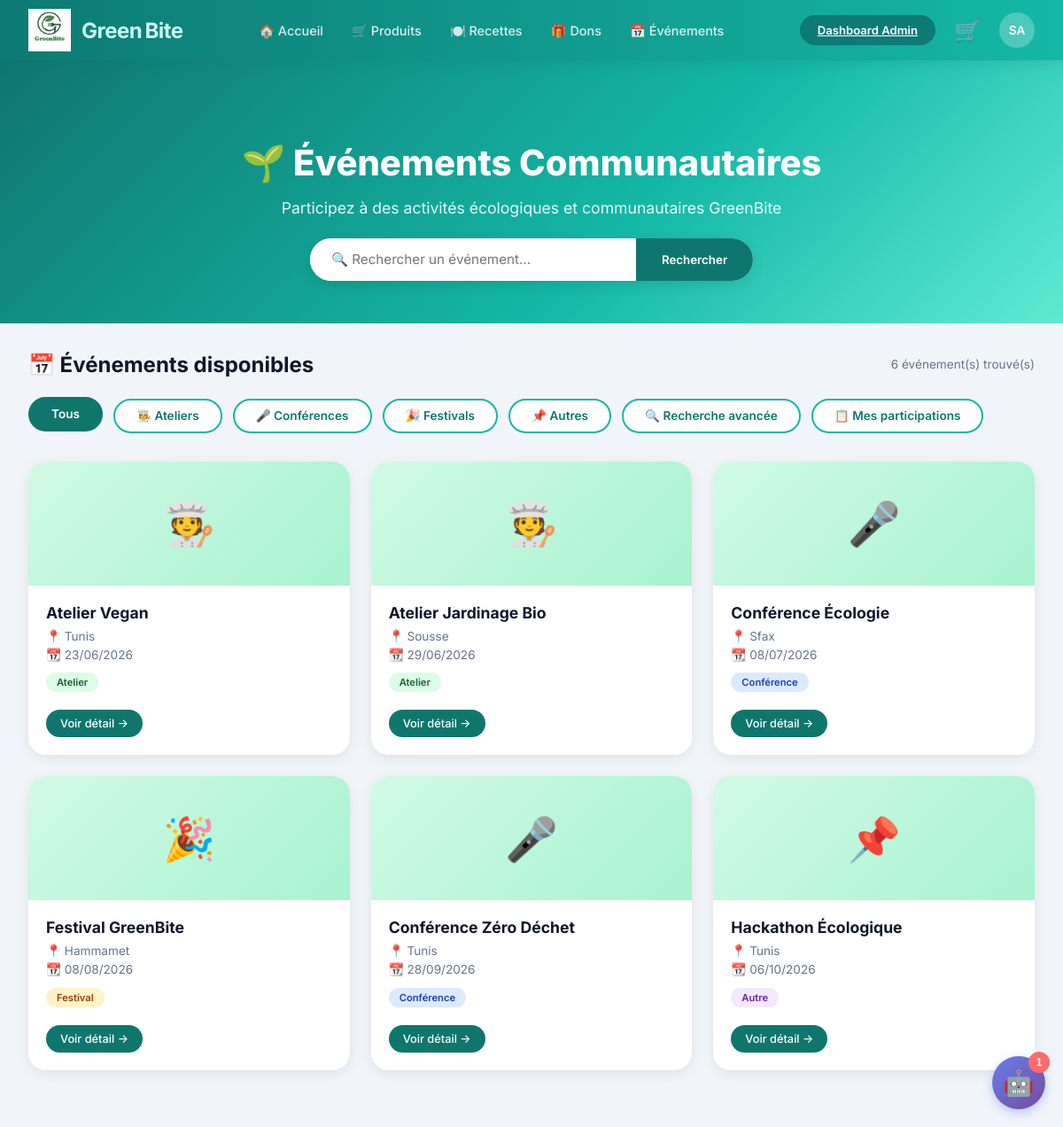
/Green-Bite/View/front-office/evenements/listEvenements.php (signed in), run on the app's committed database.
### tables this page shows
CREATE TABLE IF NOT EXISTS `evenement` (
  `id` int(11) NOT NULL AUTO_INCREMENT,
  `titre` varchar(100) NOT NULL,
  `description` text NOT NULL,
  `date_event` date NOT NULL,
  `lieu` varchar(100) NOT NULL,
  `type` enum('Atelier','Conférence','Festival','Autre') NOT NULL,
  `organisateur_id` int(11) NOT NULL,
  `capacite_max` int(11) DEFAULT 100,
  `prix` decimal(10,2) DEFAULT 0.00,
  `image_url` varchar(500) DEFAULT NULL,
  `created_at` timestamp NOT NULL DEFAULT current_timestamp(),
  `updated_at` timestamp NOT NULL DEFAULT current_timestamp() ON UPDATE current_timestamp(),
  PRIMARY KEY (`id`),
  KEY `idx_date` (`date_event`),
  KEY `idx_type` (`type`),
  KEY `idx_lieu` (`lieu`),
  KEY `idx_organisateur` (`organisateur_id`),
  CONSTRAINT `evenement_ibfk_1` FOREIGN KEY (`organisateur_id`) REFERENCES `organisateur` (`id`) ON DELETE CASCADE
);

### Green-Bite/Controller/bootstrap.php (called while the page is built, shortened)
<?php
require_once __DIR__ . '/../config/database.php';
function h(?string $value): string
{
    return htmlspecialchars((string) $value, ENT_QUOTES, 'UTF-8');
}
function isLoggedIn(): bool
{
    return isset($_SESSION['user']) && !empty($_SESSION['user']['id']);
}
function getCurrentUser(): ?array
{
    return $_SESSION['user'] ?? null;
}

### Green-Bite/config/database.php (called while the page is built, shortened)
<?php
function getPdo(): PDO
{
    $dsn = 'mysql:host=' . DB_HOST . ';port=' . DB_PORT . ';dbname=' . DB_NAME . ';charset=utf8mb4';
    $options = [
        PDO::ATTR_ERRMODE => PDO::ERRMODE_EXCEPTION,
        PDO::ATTR_DEFAULT_FETCH_MODE => PDO::FETCH_ASSOC,
        PDO::ATTR_EMULATE_PREPARES => false,
    ];
    $pdo = new PDO($dsn, DB_USER, DB_PASS, $options);
    return $pdo;
}

### Green-Bite/Controller/EvenementController.php (called while the page is built, shortened)
<?php
class EvenementController {
    private $db;
    public function __construct() {
        $this->db = getPdo();
    }
    public function getUpcomingEvents() {
        try {
            $sql = "SELECT e.*, o.nom as organisateur_nom, o.email as organisateur_email
                    FROM evenement e
                    LEFT JOIN organisateur o ON e.organisateur_id = o.id
                    WHERE e.date_event >= CURDATE()
                    ORDER BY e.date_event ASC LIMIT 6";
            $result = $this->db->query($sql);
            return $result->fetchAll();
        } catch (Exception $e) {
            return [];
        }
    }
}
?>

### Green-Bite/View/front-office/evenements/listEvenements.php (the view, shortened to what this page needs)
<?php
require_once __DIR__ . '/../../includes/bootstrap.php';
require_once __DIR__ . '/../../../Controller/EvenementController.php';
$controller = new EvenementController();
$search = isset($_GET['search']) ? trim($_GET['search']) : '';
$type   = isset($_GET['type'])   ? trim($_GET['type'])   : '';
if (!empty($search)) {
    $search = htmlspecialchars($search, ENT_QUOTES, 'UTF-8');
    $events = $controller->searchEvents($search);
} elseif (!empty($type) && $type != 'all') {
    $validTypes = ['Atelier', 'Conférence', 'Festival', 'Autre'];
    $events = in_array($type, $validTypes) ? $controller->getEventsByType($type) : $controller->getUpcomingEvents();
} else {
    $events = $controller->getUpcomingEvents();
}
$eventsCount = count($events);
?>
<!DOCTYPE html>
<html lang="fr">
<head>
    <link rel="stylesheet" href="/Green-Bite/View/style.css">
</head>
<body>
<?php include __DIR__ . '/../../includes/navbar.php'; ?>
<div class="ev-hero">
    <h1>🌱 Événements Communautaires</h1>
    <p>Participez à des activités écologiques et communautaires GreenBite</p>
    <form method="GET" action="/Green-Bite/View/front-office/evenements/listEvenements.php" class="ev-search-wrapper">
        <input type="text" name="search" placeholder="🔍 Rechercher un événement..." value="<?= htmlspecialchars($search) ?>">
        <button type="submit">Rechercher</button>
    </form>
</div>
<div class="ev-main">
    <div class="ev-section-heading">
        <span>📅 Événements disponibles</span>
        <span class="ev-results-count"><?= $eventsCount ?> événement(s) trouvé(s)</span>
    </div>
    <div class="ev-filter-bar">
        <a href="/Green-Bite/View/front-office/evenements/listEvenements.php" class="ev-filter-btn <?= empty($type) && empty($search) ? 'active' : '' ?>">Tous</a>
        <a href="?type=Atelier"    class="ev-filter-btn <?= $type == 'Atelier'    ? 'active' : '' ?>">🧑‍🍳 Ateliers</a>
        <a href="?type=Conférence" class="ev-filter-btn <?= $type == 'Conférence' ? 'active' : '' ?>">🎤 Conférences</a>
        <a href="?type=Festival"   class="ev-filter-btn <?= $type == 'Festival'   ? 'active' : '' ?>">🎉 Festivals</a>
        <a href="?type=Autre"      class="ev-filter-btn <?= $type == 'Autre'      ? 'active' : '' ?>">📌 Autres</a>
        <a href="/Green-Bite/View/front-office/evenements/recherche-avancee.php" class="ev-filter-btn">🔍 Recherche avancée</a>
        <?php if (isLoggedIn()): ?>
        <a href="/Green-Bite/View/front-office/evenements/mes-participations.php" class="ev-filter-btn">📋 Mes participations</a>
        <?php endif; ?>
    </div>
    <div class="ev-grid">
        <?php if (empty($events)): ?>
            <div class="ev-empty">
                <div class="emoji">📭</div>
                <h3>Aucun événement trouvé</h3>
                <?php if (!empty($search)): ?>
                    <p>Aucun résultat pour "<?= htmlspecialchars($search) ?>"</p>
                    <a href="/Green-Bite/View/front-office/evenements/listEvenements.php" style="color:#0f766e;display:inline-block;margin-top:1rem;">🔄 Voir tous les événements</a>
                <?php else: ?>
                    <p>Revenez plus tard pour découvrir nos prochains événements !</p>
                <?php endif; ?>
            </div>
        <?php else: ?>
            <?php foreach($events as $event):
                $eventId   = isset($event['id'])         ? (int)$event['id'] : 0;
                $eventTitre= isset($event['titre'])      ? htmlspecialchars($event['titre'], ENT_QUOTES, 'UTF-8') : 'Sans titre';
                $eventLieu = isset($event['lieu'])       ? htmlspecialchars($event['lieu'], ENT_QUOTES, 'UTF-8') : '';
                $eventDate = isset($event['date_event']) ? $event['date_event'] : '';
                $eventType = isset($event['type'])       ? $event['type'] : 'Autre';
                $formattedDate = '';
                if (!empty($eventDate)) {
                    $dateObj = DateTime::createFromFormat('Y-m-d', $eventDate);
                    if ($dateObj) $formattedDate = $dateObj->format('d/m/Y');
                }
                $typeIcon = match($eventType) {
                    'Atelier'    => '🧑‍🍳',
                    'Conférence' => '🎤',
                    'Festival'   => '🎉',
                    default      => '📌'
                };
            ?>
                <div class="ev-card" onclick="window.location.href='showEvenement.php?id=<?= $eventId ?>'">
                    <div class="ev-card-img"><?= $typeIcon ?></div>
                    <div class="ev-card-body">
                        <div class="ev-card-name"><?= $eventTitre ?></div>
                        <div class="ev-card-meta">📍 <?= $eventLieu ?></div>
                        <div class="ev-card-meta">📆 <?= $formattedDate ?></div>
                        <div><span class="ev-tag ev-tag-<?= $eventType ?>"><?= $eventType ?></span></div>
                        <a href="showEvenement.php?id=<?= $eventId ?>" class="ev-btn-detail">Voir détail →</a>
                    </div>
                </div>
            <?php endforeach; ?>
        <?php endif; ?>
    </div>
</div>
<?php include __DIR__ . '/../../includes/chatbot_widget.php'; ?>
</body>
</html>

### Green-Bite/View/includes/navbar.php (shortened to what this page needs)
<?php
$currentUser = getCurrentUser();
$isAdmin = $currentUser && ($currentUser['role'] ?? '') === 'admin';
$initials = '';
if ($currentUser) {
    $initials = strtoupper(
        mb_substr($currentUser['prenom'] ?? '', 0, 1) .
        mb_substr($currentUser['nom'] ?? '', 0, 1)
    );
}
?>
<nav class="navbar">
    <a class="navbar-logo" href="/Green-Bite/View/front-office/index.php">
        <img src="/Green-Bite/View/assets/659943731_2229435644263567_1175829106494475277_n.ico" alt="GreenBite Logo" class="navbar-logo-img">
        <span class="navbar-logo-text">Green<span>Bite</span></span>
    </a>
    <ul class="navbar-links">
        <li><a href="/Green-Bite/View/front-office/home.php">🏠 Accueil</a></li>
        <?php
        $authUrl = '/Green-Bite/View/auth.php';
        $loggedIn = isLoggedIn();
        ?>
        <li><a href="<?= $loggedIn ? '/Green-Bite/View/front-office/index.php' : $authUrl ?>">🛒 Produits</a></li>
        <li><a href="<?= $loggedIn ? '/Green-Bite/View/front-office/recettes.php' : $authUrl ?>">🍽️ Recettes</a></li>
        <li><a href="<?= $loggedIn ? '/Green-Bite/View/front-office/dons.php' : $authUrl ?>">🎁 Dons</a></li>
        <li><a href="<?= $loggedIn ? '/Green-Bite/View/front-office/evenements/listEvenements.php' : $authUrl ?>">📅 Événements</a></li>
    </ul>
    <div class="navbar-right">
        <?php if ($isAdmin): ?>
            <a class="primary-btn nav-quick-btn" href="/Green-Bite/View/back-office/dashboard.php">Dashboard Admin</a>
        <?php endif; ?>
        <?php if (isLoggedIn()): ?>
            <a href="/Green-Bite/View/front-office/cart.php" class="cart-icon" title="Voir le panier">
                🛒
            </a>
            <div class="nav-user-dropdown" style="position:relative;">
                <div class="nav-avatar" onclick="document.getElementById('userDropdown').classList.toggle('show')" style="cursor:pointer;" title="<?= h($currentUser['prenom'] . ' ' . $currentUser['nom']) ?>">
                    <?= h($initials) ?>
                </div>
            </div>
        <?php else: ?>
            <a href="/Green-Bite/View/auth.php" class="primary-btn nav-quick-btn">🔑 Se connecter</a>
        <?php endif; ?>
    </div>
</nav>

### Green-Bite/View/includes/chatbot_widget.php (shortened to what this page needs)
<div id="chatbot-widget">
    <button id="chatbot-toggle" class="chatbot-btn" title="Ouvrir ChatBot">
        <span class="chatbot-icon">🤖</span>
        <span class="chatbot-badge">1</span>
    </button>
</div>

### Green-Bite/View/style.css (style rules this page uses)
:root { --primary-green: #15803d; --primary-green-dark: #166534; --primary-green-light: #dcfce7; --accent-teal: #0d7a73; --accent-teal-dark: #085851; --accent-teal-light: #ccfbf1; --gray-light: #f1f5f9; --gray-border: #e2e8f0; --text-dark: #0f172a; --text-muted: #64748b; }
body { font-family: 'Inter', system-ui, -apple-system, sans-serif; background-color: var(--gray-light); margin: 0; padding: 0; }
.primary-btn { background-color: var(--accent-teal); color: white; border-radius: 9999px; padding: 14px 28px; font-weight: 600; transition: all 0.3s ease; border: none; cursor: pointer; font-family: 'Inter', sans-serif; }
* { box-sizing: border-box; }
.navbar { background: linear-gradient(90deg, var(--accent-teal) 0%, #14b8a6 100%); padding: 0 2rem; height: 68px; display: flex; align-items: center; justify-content: space-between; position: sticky; top: 0; z-index: 100; box-shadow: 0 2px 16px rgb(15 118 110 / 0.25); }
.navbar-logo { font-size: 1.5rem; font-weight: 700; color: white; text-decoration: none; letter-spacing: -0.5px; display: flex; align-items: center; gap: 0.75rem; }
.navbar-logo-img { width: 48px; height: 48px; flex-shrink: 0; }
.navbar-logo-text { display: flex; align-items: baseline; gap: 0.2rem; }
.navbar-logo span { color: #ccfbf1; }
.navbar-links { display: flex; gap: 2rem; list-style: none; margin: 0; padding: 0; }
.navbar-links a { color: rgba(255,255,255,0.85); text-decoration: none; font-size: 0.9rem; font-weight: 500; transition: color 0.2s; }
.navbar-right { display: flex; align-items: center; gap: 1rem; }
.nav-quick-btn, .nav-logout-btn { padding: 9px 20px; font-size: 0.82rem; }
.nav-avatar { width: 40px; height: 40px; background: rgba(255, 255, 255, 0.25); border-radius: 50%; display: flex; align-items: center; justify-content: center; font-size: 0.85rem; font-weight: 600; color: white; }
.cart-icon { position: relative; font-size: 1.5rem; cursor: pointer; text-decoration: none; display: flex; align-items: center; justify-content: center; width: 40px; height: 40px; border-radius: 50%; transition: background 0.2s; }

### Green-Bite/View/includes/chatbot_widget.php (style rules this page uses)
#chatbot-widget { position: fixed; bottom: 20px; right: 20px; font-family: 'Segoe UI', Tahoma, Geneva, Verdana, sans-serif; z-index: 9999; }
.chatbot-btn { width: 60px; height: 60px; border-radius: 50%; background: linear-gradient(135deg, #667eea 0%, #764ba2 100%); border: none; color: white; font-size: 28px; cursor: pointer; box-shadow: 0 4px 12px rgba(102, 126, 234, 0.4); transition: all 0.3s ease; display: flex; align-items: center; justify-content: center; position: relative; }
.chatbot-badge { position: absolute; top: -5px; right: -5px; background: #ff6b6b; color: white; border-radius: 50%; width: 24px; height: 24px; display: flex; align-items: center; justify-content: center; font-size: 12px; font-weight: bold; }

### data on the page
evenement: type "🧑‍🍳", titre "Atelier Vegan", lieu "Tunis", date_event "23/06/2026", type "Atelier"
evenement: type "🧑‍🍳", titre "Atelier Jardinage Bio", lieu "Sousse", date_event "29/06/2026", type "Atelier"
evenement: type "🎤", titre "Conférence Écologie", lieu "Sfax", date_event "08/07/2026", type "Conférence"
evenement: type "🎉", titre "Festival GreenBite", lieu "Hammamet", date_event "08/08/2026", type "Festival"
evenement: type "🎤", titre "Conférence Zéro Déchet", lieu "Tunis", date_event "28/09/2026", type "Conférence"
evenement: type "📌", titre "Hackathon Écologique", lieu "Tunis", date_event "06/10/2026", type "Autre"

### other printed values
$initials "SA"
$eventsCount "6"
